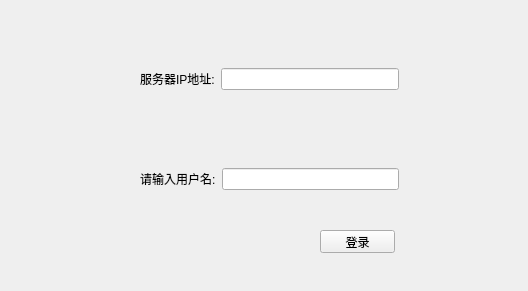
<?xml version="1.0" encoding="UTF-8"?>
<ui version="4.0">
 <class>Form</class>
 <widget class="QWidget" name="Form">
  <property name="geometry">
   <rect>
    <x>0</x>
    <y>0</y>
    <width>528</width>
    <height>291</height>
   </rect>
  </property>
  <property name="windowTitle">
   <string>Form</string>
  </property>
  <widget class="QWidget" name="horizontalLayoutWidget">
   <property name="geometry">
    <rect>
     <x>140</x>
     <y>40</y>
     <width>259</width>
     <height>78</height>
    </rect>
   </property>
   <layout class="QHBoxLayout" name="horizontalLayout">
    <item>
     <widget class="QLabel" name="label">
      <property name="text">
       <string>服务器IP地址:</string>
      </property>
     </widget>
    </item>
    <item>
     <widget class="QLineEdit" name="lineEdit"/>
    </item>
   </layout>
  </widget>
  <widget class="QWidget" name="horizontalLayoutWidget_2">
   <property name="geometry">
    <rect>
     <x>140</x>
     <y>140</y>
     <width>259</width>
     <height>78</height>
    </rect>
   </property>
   <layout class="QHBoxLayout" name="horizontalLayout_2">
    <item>
     <widget class="QLabel" name="label_2">
      <property name="text">
       <string>请输入用户名:</string>
      </property>
     </widget>
    </item>
    <item>
     <widget class="QLineEdit" name="lineEdit_2"/>
    </item>
   </layout>
  </widget>
  <widget class="QPushButton" name="pushButton">
   <property name="geometry">
    <rect>
     <x>320</x>
     <y>230</y>
     <width>75</width>
     <height>23</height>
    </rect>
   </property>
   <property name="text">
    <string>登录</string>
   </property>
  </widget>
 </widget>
 <resources/>
 <connections/>
</ui>
